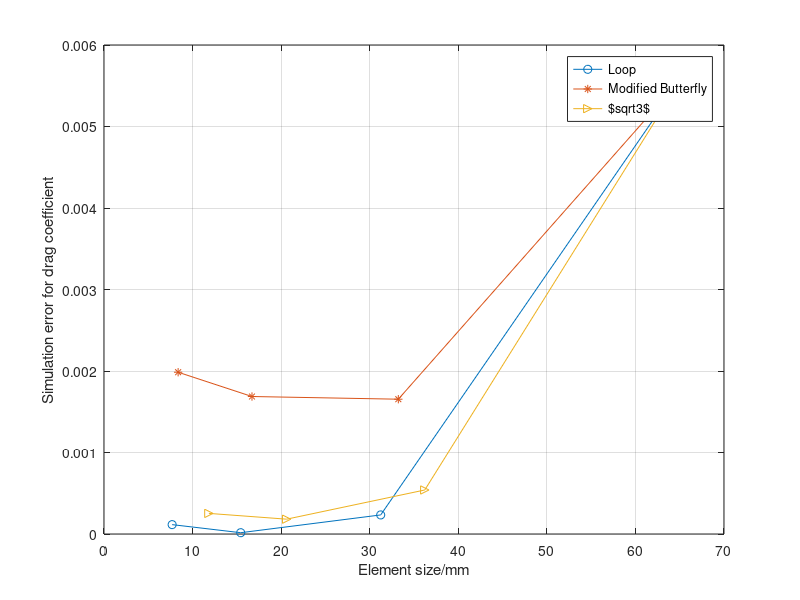

Source code (MATLAB):
clc
clear
%stl model h = 5.9546
%using Limited Resolution
%Irregular sphere
%point at 0.12 0.14
cdLoop = [5.5910E-03 2.3400E-04	1.6000E-05	1.1500E-04];
cdMb   = [5.5910E-03 1.6540E-03	1.6870E-03	1.9850E-03];
cdRoot = [5.5910E-03 5.4000E-04	1.8200E-04	2.5290E-04];

%%point at 0.12 0.14
%pLoop = [8.7500E+01	2.5900E+01	2.4700E+01	3.5000E+00];
%vLoop = [8.1000E-01	1.6000E-01	4.1000E-01	5.7000E-01];
%
%pMb =  [8.7500E+01 4.6000E+01	4.8300E+01	5.7400E+01];
%vMb =  [8.1000E-01 8.5000E-01	1.0900E+00	1.0900E+00];
%
%pRoot = [8.7500E+01 2.2000E+00	1.8700E+01	5.1700E+01];
%vRoot = [8.1000E-01 2.1000E-01	6.0000E-02	6.0000E-02];

hloop = [65.236, 31.240, 15.435,  7.693];
hMb =   [65.236, 33.230, 16.708,  8.369];   
hRoot = [65.236, 36.215, 20.620,  11.839];

figure(1)
plot(hloop,cdLoop,'o-');
hold on
plot(hMb,cdMb,'*-');
hold on
plot(hRoot,cdRoot,'->');
grid on
xlabel("Element size/mm")
ylabel("Simulation error for drag coefficient")
legend("Loop","Modified Butterfly","$\sqrt{3}$");
